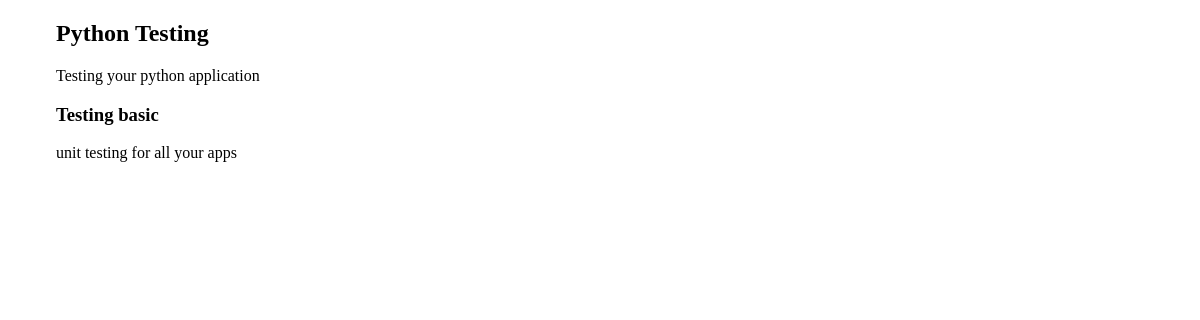
The app's page /courses/4/ with its own data.
### courses/models.py (models this page shows, shortened)
class Course(models.Model):
    created_at = models.DateTimeField(auto_now_add=True)
    title = models.CharField(max_length=255)
    description = models.TextField()

class Step(models.Model):
    title = models.CharField(max_length=255)
    description = models.TextField()
    content = models.TextField(blank=True, default='')
    order = models.IntegerField(default=0)
    course = models.ForeignKey(Course)
    class Meta:
        ordering = ['order',]

### courses/views.py (the view)
# urls.py: url(r'(?P<pk>\d+)/$', views.course_detail, name='detail'),
def course_detail(request, pk):
    course = get_object_or_404(Course, pk=pk)
    return render(request, 'courses/course_detail.html', {'course': course})

### courses/templates/courses/course_detail.html (shortened to what this page needs)
{% extends "layout.html" %}
{% block content  %}
<article>
  <h2>{{ course.title  }}</h2>
  {{  course.description }}
  <section>
    {%  for step in course.step_set.all %}
    <h3>  {{ step.title }} </h3>
      {{ step.description }}
    {% endfor %}
  </section>
</article>
{% endblock %}

### assets/css/layout.css (style rules this page uses)
html { box-sizing: border-box; }
*, *::after, *::before { box-sizing: inherit; }

### records on screen
Course: title "Python Testing", description "Testing your python application"
Step: title "Testing basic", description "unit testing for all your apps"
